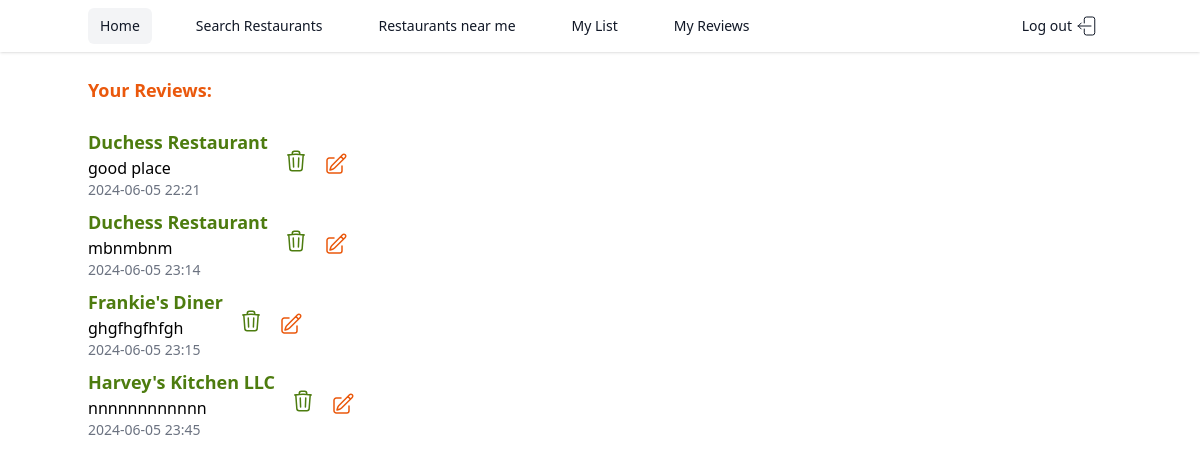
The app's page /my_reviews/1 (signed in) with its own data.
### models.py (models this page shows)
class Review(db.Model):
    __tablename__ = 'reviews'
    id = db.Column(
        db.Integer,
        primary_key=True
    )
    user_id = db.Column(
        db.Integer,
        db.ForeignKey('users.id', ondelete='cascade'),
        nullable = False
    )
    restaurant_id = db.Column(
        db.Integer,
        db.ForeignKey('restaurants.id', ondelete='cascade')
    )
    content = db.Column(
        db.Text,
        nullable = False
    )
    timestamp = db.Column(
        MyDateTime,
        nullable=False,
        default=datetime.now,
    )

class Restaurant(db.Model):
    __tablename__ = 'restaurants'
    id = db.Column(
        db.Integer,
        primary_key=True
    )
    name = db.Column(
        db.Text,
        nullable=False,
    )
    address = db.Column(
        db.Text,
    )
    photos = db.Column(
        db.Text,
    )
    reviews = db.relationship('Review', backref= 'restaurant')
    __table_args__ = (db.UniqueConstraint('name', 'address', name='_name_address_uc'),)

### app.py (the view)
@app.route('/my_reviews/<int:user_id>')
def show_my_reviews(user_id):
    user = User.query.get_or_404(user_id)
    reviews = Review.query.filter_by(user_id=g.user.id).all()
    review_form = ReviewForm()
    return render_template('page_my_reviews.html', user = user, reviews = reviews, review_form = review_form)

### app.py (called while the page is built)
@app.before_request
def add_user_to_g():
    if CURR_USER_KEY in session:
        g.user = User.query.get(session[CURR_USER_KEY])
    else:
        g.user = None

@app.after_request
def add_header(req):
    req.headers["Cache-Control"] = "no-cache, no-store, must-revalidate"
    req.headers["Pragma"] = "no-cache"
    req.headers["Expires"] = "0"
    req.headers['Cache-Control'] = 'public, max-age=0'
    return req

### templates/page_my_reviews.html (shortened to what this page needs)
{% extends 'base.html' %} {% block content %}
        {% if reviews %}
        <div class="reviews mt-2 max-w-5xl mx-auto">
          <h4 class="text-lg my-6 font-semibold text-orange-600">Your Reviews:</h4>
          {% for review in reviews %}
          <div class="review mb-2 flex space-x-4 items-center">
            <div class="review-name-content">
                <p class="text-lg text-lime-700 font-semibold">{{ review.restaurant.name }}</p>
              <p class="review-content">{{ review.content }}</p>
            <p class="review-timestamp text-sm text-gray-500">{{ review.timestamp.strftime('%Y-%m-%d %H:%M') }}</p>
            </div>
 <form action="{{ url_for('delete_review', review_id=review.id) }}" method="POST">
 <button type="submit" class="bg-transparent border-0">
 </button>
</form>
<button type="button" id="edit-review-btn-{{ review.id }}" class="bg-transparent border-0">
</button>
          </div>
          {% endfor %}
        </div>
        {% else %}
        <p class="no-reviews text-sm text-gray-500">No reviews yet.</p>
        {% endif %}
        {% endblock %}

### records on screen
Review: restaurant.name "Duchess Restaurant", content "good place", timestamp "2024-06-05 22:21"
Review: restaurant.name "Duchess Restaurant", content "mbnmbnm", timestamp "2024-06-05 23:14"
Review: restaurant.name "Frankie's Diner", content "ghgfhgfhfgh", timestamp "2024-06-05 23:15"
Review: restaurant.name "Harvey's Kitchen LLC", content "nnnnnnnnnnnn", timestamp "2024-06-05 23:45"
